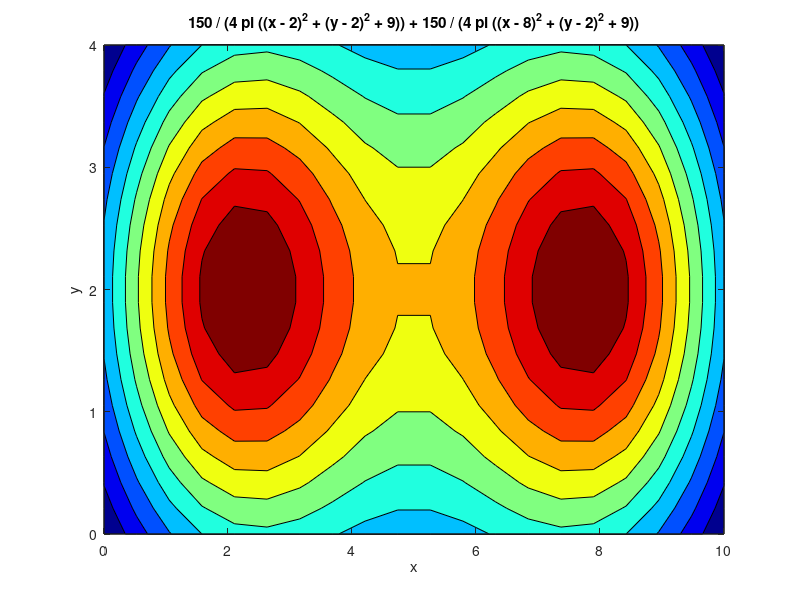

Source code (MATLAB):
f = @(x,y) 150 ./ (4*pi*((x-2).^2 + (y-2).^2 + 9)) + ...
    150 ./ (4*pi*((x-8).^2 + (y-2).^2 + 9));
ezcontourf(f, [0 10 0 4], 20);
colormap(jet);
